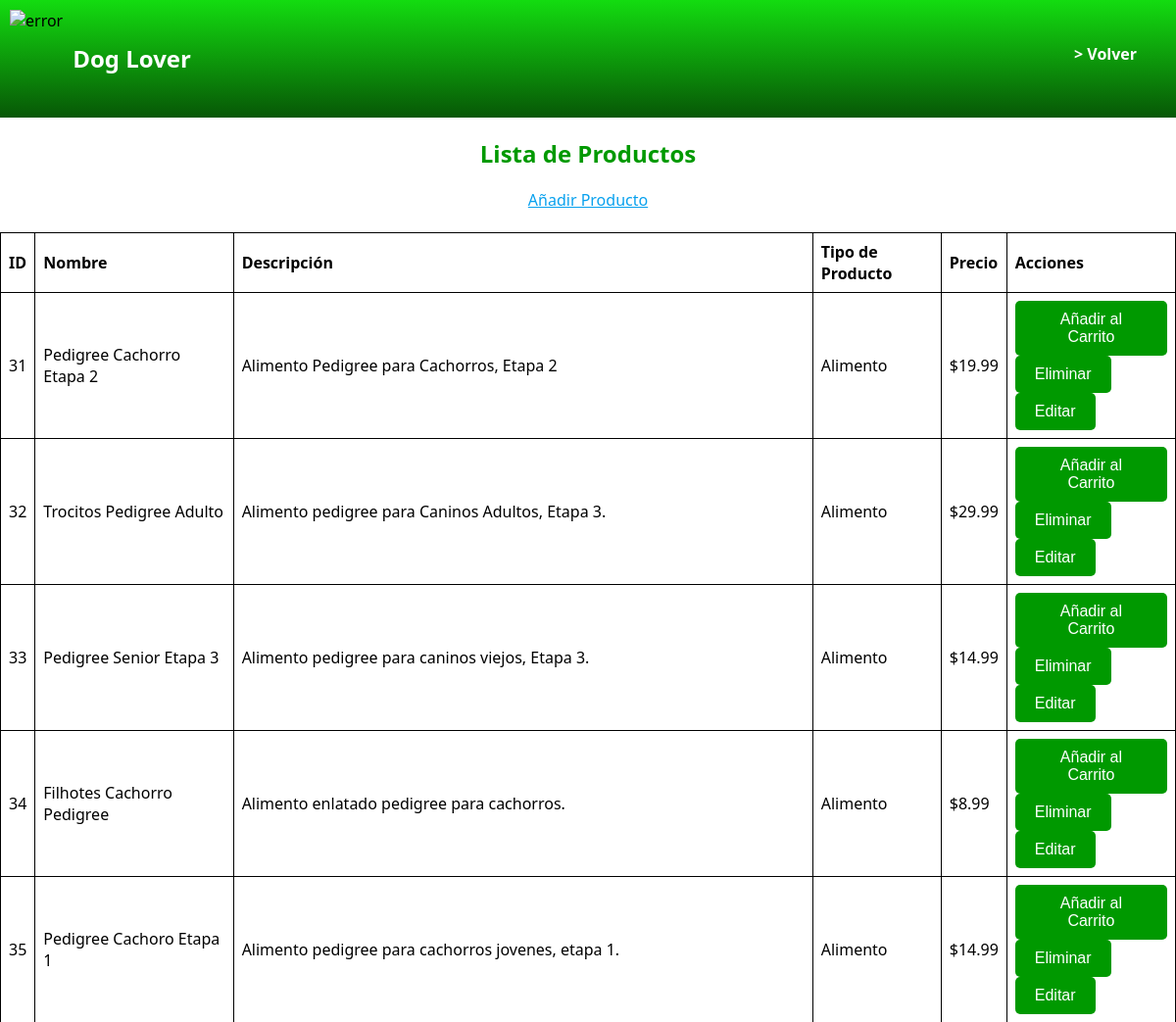
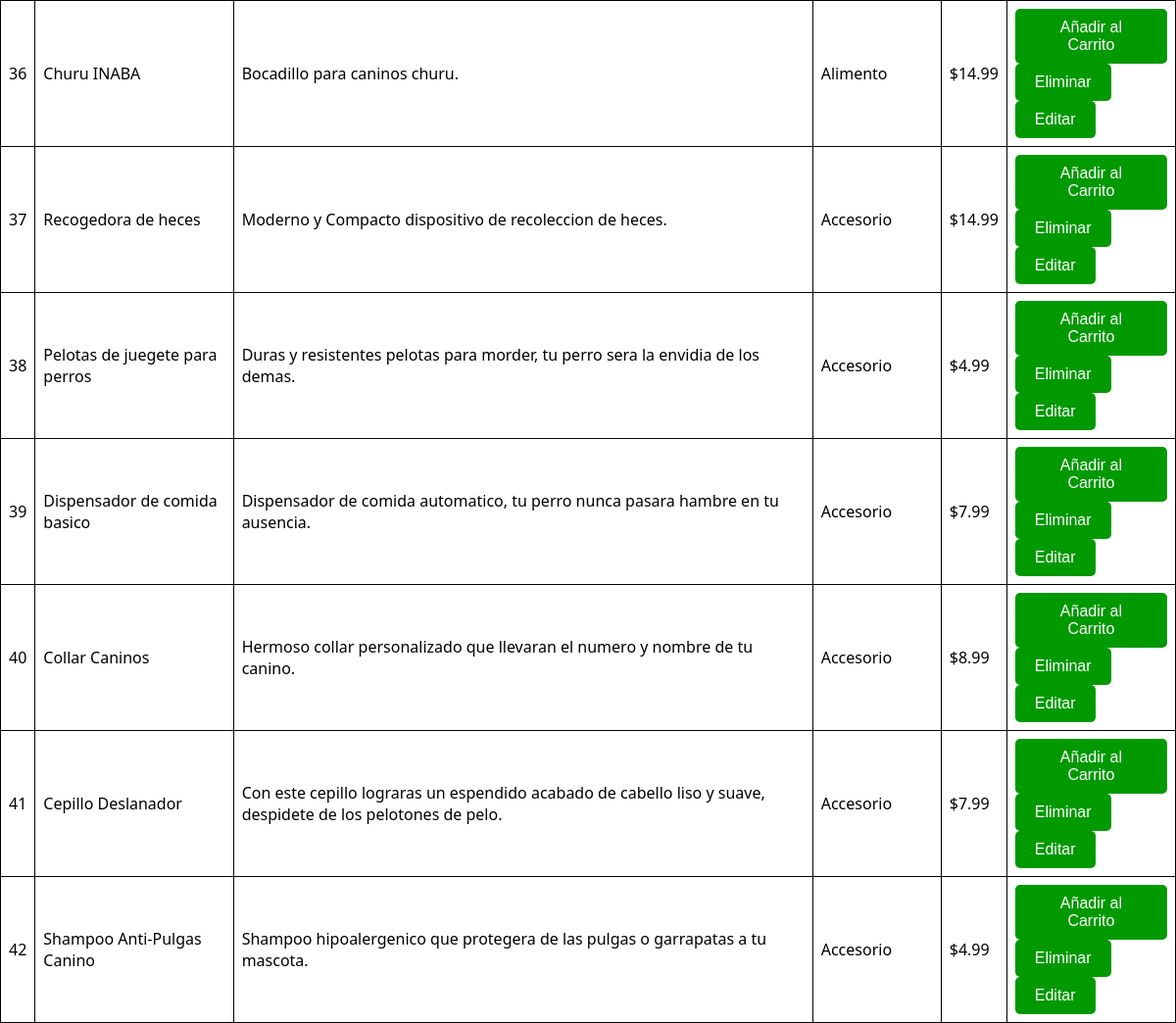
The app's page /lista_productos/ with its own data (2 pictures, top to bottom).
### Application/models.py (models this page shows, shortened)
class Producto(models.Model):
    TIPO_PRODUCTO_CHOICES = [
        ('accesorio', 'Accesorio'),
        ('alimento', 'Alimento'),
    ]
    nombre = models.CharField(max_length=100)
    descripcion = models.TextField()
    tipo_producto = models.CharField(max_length=10, choices=TIPO_PRODUCTO_CHOICES)
    precio = models.DecimalField(max_digits=10, decimal_places=2)
    foto_url = models.URLField(max_length=200, blank=True, null=True)

### Application/views.py (the view)
# urls.py: path('lista_productos/', views.lista_productos, name='lista_productos'),
def lista_productos(request):
    productos = Producto.objects.all()
    return render(request, 'Application/lista_productos.html', {'productos': productos})

### Application/templates/Application/lista_productos.html (shortened to what this page needs)
{% load static %}
<!DOCTYPE html>
<html lang="es">
<head>
    <link rel="stylesheet" href="{%static 'Application/css/estilos.css'%}"/>
</head>
<body>
    <header>
        <div class ="logo">
            <img src="{%static 'Application/pics/logo.png'%}" alt="error">
            <h2 class="nombre-empresa">Dog Lover</h2>
        </div>
        <nav>
            <ul>
            <li><a href="{% url 'alimentos'%}" class="nav-link"> > Volver</a></li>
            </ul>
            </nav>
        </header>
    <center>
        <h2>Lista de Productos</h2>
    <a href="{% url 'agregar_producto' %}">Añadir Producto</a>
    <br><br>
    <table>
        <thead>
            <tr>
                <th>ID</th>
                <th>Nombre</th>
                <th>Descripción</th>
                <th>Tipo de Producto</th>
                <th>Precio</th>
                <th>Acciones</th>
            </tr>
        </thead>
        <tbody>
            {% for producto in productos %}
            <tr>
                <td>{{ producto.id }}</td>
                <td>{{ producto.nombre }}</td>
                <td>{{ producto.descripcion }}</td>
                <td>{{ producto.get_tipo_producto_display }}</td>
                <td>${{ producto.precio }}</td>
                <td>
                    <form action="" method="post">
                        <button type="submit">Añadir al Carrito</button>
                    </form>
                    <form action="{% url 'eliminar_producto' producto.id %}" method="post" style="display:inline;">
                        <button type="submit">Eliminar</button>
                    </form>
                    <a href="{% url 'editar_producto' producto.id %}">
                        <button type="button">Editar</button>
                    </a>
                </td>
            </tr>
            {% endfor %}
        </tbody>
    </table>
    </center>
</body>
</html>

### Application/static/Application/css/estilos.css (style rules this page uses)
body { font-family: system-ui, -apple-system, BlinkMacSystemFont, 'Segoe UI', Roboto, Oxygen, Ubuntu, Cantarell, 'Open Sans', 'Helvetica Neue', sans-serif; margin: 0; min-height: 100vh; padding: 10; display: flex; flex-direction: column; overflow-x: hidden; background-repeat: no-repeat; background-position: center center; background-attachment: fixed; background-size: cover; }
a { color: rgb(8, 161, 238); }
header { display: flex; min-height: 40px; background: linear-gradient(#13dc10, #075706); justify-content: space-between; align-items: center; padding: 10px; }
header a { text-decoration: none; color: white; }
.logo { display: flex; align-items: center; }
.logo h2 { color: white; }
.logo img { height: 100px; margin-right: 10px; }
nav a { font-weight: 600; margin: 5px; }
ul { list-style: none; padding: 0; margin: 0; }
ul li { display: inline-block; position: relative; }
ul li a { display: block; padding: 10px 25px; text-decoration: none; text-align: center; color: white; }
ul li a, ul li button { display: block; padding: 10px 25px; text-decoration: none; text-align: center; color: white; background: none; border: none; cursor: pointer; }
ul { list-style: none; }
h2 { margin-bottom: 20px; color: #009900; }
ul { list-style: none; padding: 0; }
li { margin-bottom: 10px; }
button { padding: 10px 20px; border: none; background-color: #009900; color: #ffffff; font-size: 16px; cursor: pointer; border-radius: 5px; }
table { width: 100%; border-collapse: collapse; }
table, th, td { border: 1px solid black; padding: 8px; text-align: left; }

### Application/templates/Application/lista_productos.html (style rules this page uses)
table { width: 100%; border-collapse: collapse; }
table, th, td { border: 1px solid black; padding: 8px; text-align: left; }

### records on screen
Producto: id "31", nombre "Pedigree Cachorro Etapa 2", descripcion "Alimento Pedigree para Cachorros, Etapa 2", tipo_producto "Alimento", precio "19.99"
Producto: id "32", nombre "Trocitos Pedigree Adulto", descripcion "Alimento pedigree para Caninos Adultos, Etapa 3.", tipo_producto "Alimento", precio "29.99"
Producto: id "33", nombre "Pedigree Senior Etapa 3", descripcion "Alimento pedigree para caninos viejos, Etapa 3.", tipo_producto "Alimento", precio "14.99"
Producto: id "34", nombre "Filhotes Cachorro Pedigree", descripcion "Alimento enlatado pedigree para cachorros.", tipo_producto "Alimento", precio "8.99"
Producto: id "35", nombre "Pedigree Cachoro Etapa 1", descripcion "Alimento pedigree para cachorros jovenes, etapa 1.", tipo_producto "Alimento", precio "14.99"
Producto: id "36", nombre "Churu INABA", descripcion "Bocadillo para caninos churu.", tipo_producto "Alimento", precio "14.99"
Producto: id "37", nombre "Recogedora de heces", descripcion "Moderno y Compacto dispositivo de recoleccion de heces.", tipo_producto "Accesorio", precio "14.99"
Producto: id "38", nombre "Pelotas de juegete para perros", descripcion "Duras y resistentes pelotas para morder, tu perro sera la envidia de los demas.", tipo_producto "Accesorio", precio "4.99"
Producto: id "39", nombre "Dispensador de comida basico", descripcion "Dispensador de comida automatico, tu perro nunca pasara hambre en tu ausencia.", tipo_producto "Accesorio", precio "7.99"
Producto: id "40", nombre "Collar Caninos", descripcion "Hermoso collar personalizado que llevaran el numero y nombre de tu canino.", tipo_producto "Accesorio", precio "8.99"
Producto: id "41", nombre "Cepillo Deslanador", descripcion "Con este cepillo lograras un espendido acabado de cabello liso y suave, despidete de los pelotones de pelo.", tipo_producto "Accesorio", precio "7.99"
Producto: id "42", nombre "Shampoo Anti-Pulgas Canino", descripcion "Shampoo hipoalergenico que protegera de las pulgas o garrapatas a tu mascota.", tipo_producto "Accesorio", precio "4.99"
